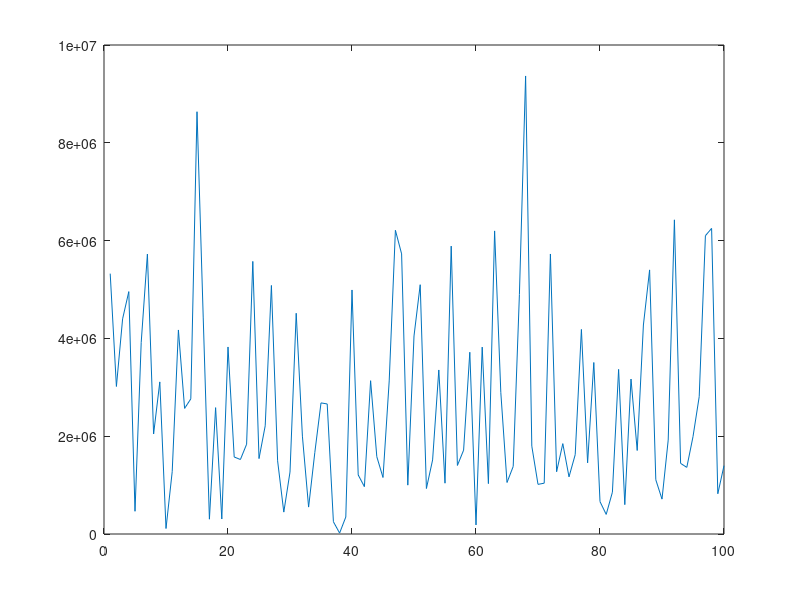

This chart was generated by the following MATLAB code:
clear all;
L = 1e2;                %sample length
Fs = 1000;              % sampling rate
X = randn(1,L);         % awgn
Y = fft(X);             % frequency domain of awgn
P2 = abs(Y/L);          % sideband of frequency domain representation 
P1 = P2(1:L/2+1);       % another sideband of fourier domain representation 
P1(2:end-1) = 2*P1(2:end-1);
% f = Fs*(0:(L/2))/L;     % frequency values for the plot
% plot(f,P1) 
% title('Single-Sided Amplitude Spectrum of X(t)')
% xlabel('f (Hz)')
% ylabel('|P1(f)|')
% 
fl=70;                  % tunable parameter
c=100;                  % another tunable parameter
f=1:1:L;                % frequency component for the plot 
fu=fl+c;
hf=1i*fu^2*f/(fl+1i*f)*(fu+1i*f);   % frequency domain representation of the transfer function 
Yf = hf.*Y;                         % multiplication in the frequency domain will 
                                    % correspond to convolution in the time
                                    % domain 
Yout = ifft(Yf);                    % inverse fourier transform for the output signal to convert 
                                    % it into time domain representation 
plot(abs(Yout))              